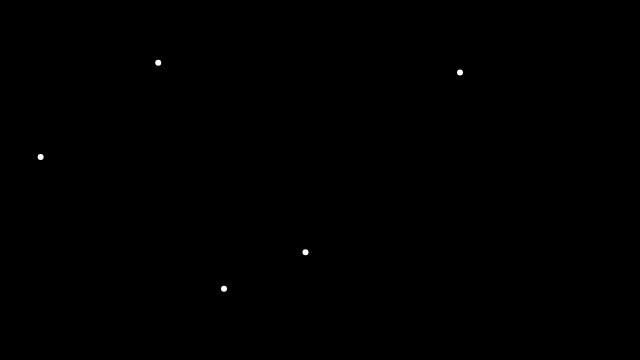
Frame 1 (no input)
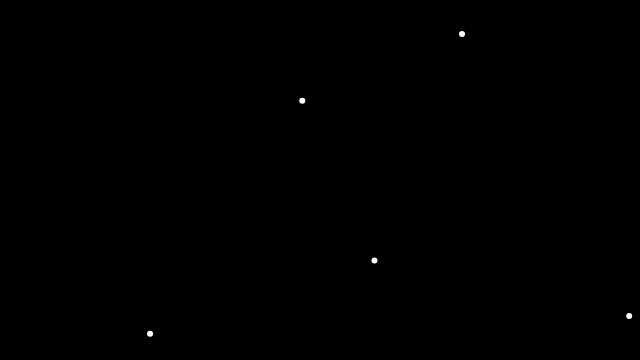
Frame 60 (no input)
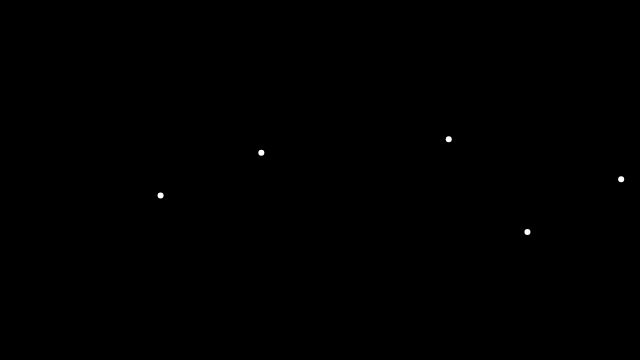
Frame 120 (the mouse pressed at the canvas centre since frame 60)

The p5.js sketch that drew these frames (run headless with seeded random() and noise() and a simulated clock; from frame 60 on, the mouse is pressed at the canvas centre):

// p5.js sketch
// ── sketch.js

const flock = [];

let alignSlider, cohesionSlider, separationSlider;

function setup() {
  createCanvas(640, 360);
  alignSlider = createSlider(0, 2, 1.5, 0.1);
  cohesionSlider = createSlider(0, 2, 1, 0.1);
  separationSlider = createSlider(0, 2, 2, 0.1);
  for (let i = 0; i < 5; i++) {
    flock.push(new Boid());
  }

}

function draw() {
  background(0);
  for (let boid of flock) {
    boid.edges();
    boid.flock(flock);
    boid.update();
    boid.show();
  }  
}
// ── boid.js
class Boid {
  constructor() {
    this.position = createVector(random(width), random(height));
    this.velocity = p5.Vector.random2D();
    this.velocity.setMag(random(2, 4));
    this.acceleration = createVector();
    this.maxForce = 0.2;
    this.maxSpeed = 5;
  }

  edges() {
    if (this.position.x > width) {
      this.position.x = 0;
    } else if (this.position.x < 0) {
      this.position.x = width;
    }
    if (this.position.y > height) {
      this.position.y = 0;
    } else if (this.position.y < 0) {
      this.position.y = height;
    }
  }

  align(boids) { // added missing parameter 'boids'
    let perceptionRadius = 25;
    let steering = createVector();
    let total = 0;
    for (let other of boids) {
      let d = dist(this.position.x, this.position.y, other.position.x, other.position.y);
      if (other != this && d < perceptionRadius) {
        steering.add(other.velocity);
        total++;
      }
    }
    if (total > 0) {
      steering.div(total);
      steering.setMag(this.maxSpeed);
      steering.sub(this.velocity);
      steering.limit(this.maxForce);
    }
    return steering;
  }

  separation(boids) { // changed 'boid' to 'boids'
    let perceptionRadius = 24;
    let steering = createVector();
    let total = 0;
    for (let other of boids) {
      let d = dist(this.position.x, this.position.y, other.position.x, other.position.y);
      if (other != this && d < perceptionRadius) {
        let diff = p5.Vector.sub(this.position, other.position);
        diff.div(d * d);
        steering.add(diff);
        total++;
      }
    }
    if (total > 0) {
      steering.div(total);
      steering.setMag(this.maxSpeed);
      steering.sub(this.velocity);
      steering.limit(this.maxForce);
    }
    return steering;
  }

  cohesion(boids) { // added missing parameter 'boids'
    let perceptionRadius = 50;
    let steering = createVector();
    let total = 0;
    for (let other of boids) {
      let d = dist(this.position.x, this.position.y, other.position.x, other.position.y);
      if (other != this && d < perceptionRadius) {
        steering.add(other.position);
        total++;
      }
    }
    if (total > 0) {
      steering.div(total);
      steering.sub(this.position);
      steering.setMag(this.maxSpeed);
      steering.sub(this.velocity);
      steering.limit(this.maxForce);
    }
    return steering;
  }

  flock(boids) {
    let alignment = this.align(boids);
    let cohesion = this.cohesion(boids);
    let separation = this.separation(boids);

    alignment.mult(alignSlider.value());
    cohesion.mult(cohesionSlider.value());
    separation.mult(separationSlider.value());

    this.acceleration.add(alignment);
    this.acceleration.add(cohesion);
    this.acceleration.add(separation);
  }

  update() {
    this.position.add(this.velocity);
    this.velocity.add(this.acceleration);
    this.velocity.limit(this.maxSpeed);
    this.acceleration.mult(0);
  }

  show() {
    strokeWeight(6);
    stroke(255);
    point(this.position.x, this.position.y);
  }
}
